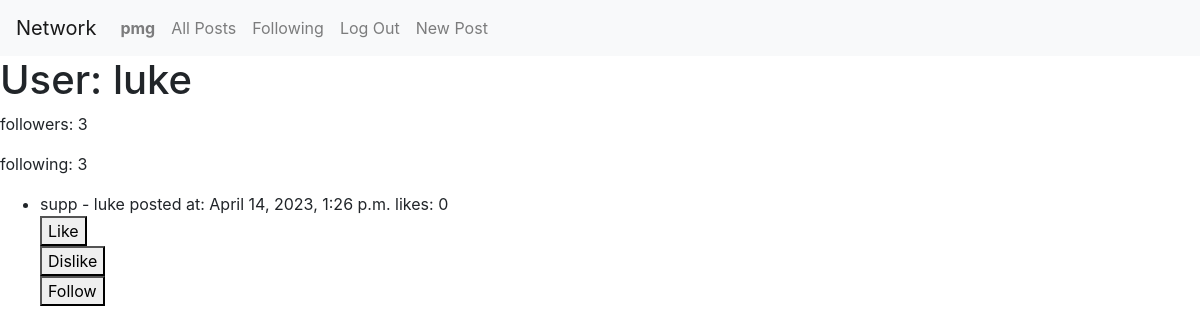
/profile/3/ (signed in), run on the app's committed database.
### network/models.py (models this page shows)
class User(AbstractUser):
    following = models.ManyToManyField('self', blank=True, symmetrical=False, related_name='followers')
    followers_count = models.IntegerField(default=0)
    following_count = models.IntegerField(default=0)

class Post(models.Model):
    content = models.TextField()
    author = models.ForeignKey(User, on_delete=models.CASCADE)
    created_at = models.DateTimeField(auto_now_add = True)
    likes = models.IntegerField(default=0)
    dislikes = models.IntegerField(default=0)

### network/views.py (the view)
# urls.py: path('profile/<int:user_id>/', views.profile, name='profile'),
def profile(request, user_id):
        user = User.objects.get(id=user_id)
        posts = Post.objects.filter(author=user)
        following_usernames = request.user.following.all().values_list('username', flat=True)
        print(following_usernames)
        return render(request, 'network/profile.html', {'posts':posts, 'username':user.username, 'followers_count':user.followers_count, 'following_count':user.following_count, 'following':following_usernames})

### network/templates/network/profile.html (shortened to what this page needs)
{% extends "network/layout.html" %}
{% block body %}
    <h1>User: {{username}}</h1>
    <p>followers: {{followers_count}}</p>
    <p>following: {{following_count}}</p>
    {% if posts %}
    <ul>
        {% for post in posts %}
            <li>{{ post.content }} - {{ post.author.username }} posted at: {{post.created_at}} likes: {{post.likes}}
                {%if post.author.username != user.username%}
                    <form method="post" action="{% url 'like' post.id %}">
                        <button type="submit">Like</button>
                    </form>
                    <form method="post" action="{% url 'dislike' post.id %}">
                        <button type="submit">Dislike</button>
                    </form>
                        {% if post.author.username in following %}
                            <p>You are already following {{ post.author.username }}!</p>
                            <form method="post" action="{% url 'follow' post.author.id %}">
                                {% csrf_token %}
                                <button type="submit">Unfollow</button>
                            </form>
                        {% else %}
                            <form method="post" action="{% url 'follow' post.author.id %}">
                            <button type="submit">Follow</button>
                            </form>
                        {% endif %}
                {% endif %}
            </li>
        {% endfor %}
    </ul>
    {% else %}
    <p>No posts found.</p>
    {% endif %}
{% endblock %}

### network/templates/network/layout.html (shortened to what this page needs)
{% load static %}
<!DOCTYPE html>
<html lang="en">
    <head>
        <link rel="stylesheet" href="https://stackpath.bootstrapcdn.com/bootstrap/4.4.1/css/bootstrap.min.css">
        <link href="{% static 'network/styles.css' %}" rel="stylesheet">
    </head>
    <body>
        <nav class="navbar navbar-expand-lg navbar-light bg-light">
            <a class="navbar-brand" href="#">Network</a>
            <div>
              <ul class="navbar-nav mr-auto">
                {% if user.is_authenticated %}
                    <li class="nav-item">
                        <a class="nav-link" href="{% url 'profile' user.id%}"><strong>{{ user.username }}</strong></a>
                    </li>
                {% endif %}
                <li class="nav-item">
                  <a class="nav-link" href="{% url 'index' %}">All Posts</a>
                </li>
                {% if user.is_authenticated %}
                    <li class="nav-item">
                        <a class="nav-link" href="{% url 'following' %}">Following</a>
                    </li>
                    <li class="nav-item">
                        <a class="nav-link" href="{% url 'logout' %}">Log Out</a>
                    </li>
                    <li>
                        <a class="nav-link" href="{% url 'newPost' %}">New Post</a>
                    </li>
                {% endif %}
              </ul>
            </div>
          </nav>
        <div class="body">
            {% block body %}
            {% endblock %}
        </div>
    </body>
</html>

### data on the page
User: username "pmg"
User: username "luke"
Post: content "supp", author.username "luke", created_at "April 14, 2023, 1:26 p.m.", likes "0", shows "Like", shows "Follow"

### other printed values
{{ followers_count }} "3"
{{ following_count }} "3"
